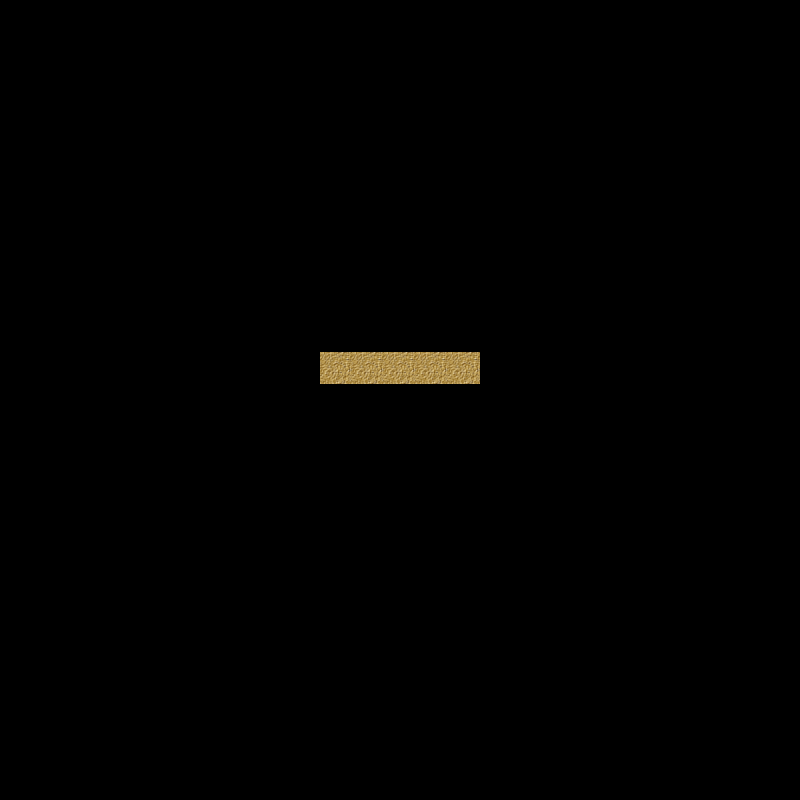

The image is a tile-based game level rendered from a .tmx file. Its description and source (layers, tilesets, objects; grid data summarised) follow:
An orthogonal 25x25 tile map with 32x32 px tiles, 1 tile layer (Tiles).

<map version="1.0" orientation="orthogonal" width="25" height="25" tilewidth="32" tileheight="32">
 <tileset firstgid="1" name="dirtRoad" tilewidth="32" tileheight="32">
  <image source="../Map Tilesets/dirtRoad.png" width="288" height="32" />
 </tileset>
 <layer name="Tiles" width="25" height="25">
  <data>[625 cells, 5 non-empty, 1 distinct tile ids]</data>
 </layer>
</map>
